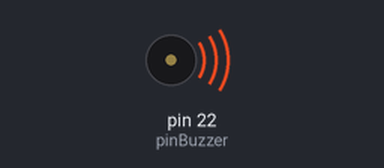
A sketch run on a simulated Arduino Mega 2560, built with avr-gcc and run on an emulated ATmega2560. Shown: buzzer (waves = sounding).

Above: at 0.2 s.
Timing chart, 0 to 3.0 s (numbered marks = the images above):
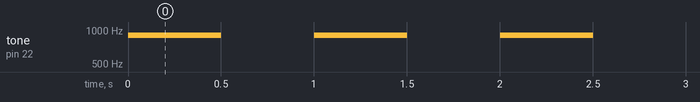

The sketch:

DetectarBuzzer-AtivoOUPassivo.ino
```cpp
#define pinBuzzer 22

void setup() {
  // put your setup code here, to run once:
  pinMode(pinBuzzer, OUTPUT);
}

void loop() {
/*
  Frequência das notas:
  Dó - 262 Hz
  Ré - 294 Hz
  Mi - 330 Hz
  Fá - 349 Hz
  Sol - 392 Hz
  Lá - 440 Hz
  Si - 494 Hz
  #Dó - 528 Hz
  */
  // put your main code here, to run repeatedly:
  bool tipoBuzzer = 1;  //0=Ativo ou 1=Passivo

  if (tipoBuzzer == 0) {
    digitalWrite(pinBuzzer, HIGH);
    delay(500);
    digitalWrite(pinBuzzer, LOW);
    delay(500);
  } else {
    tone(pinBuzzer, 900);
    delay(500);
    noTone(pinBuzzer);
    delay(500);
  }
}
```

Measured:
- by itself, tone on pin 22 (pinBuzzer): alternates 900 Hz for 0.50 s and silent for 0.50 s
